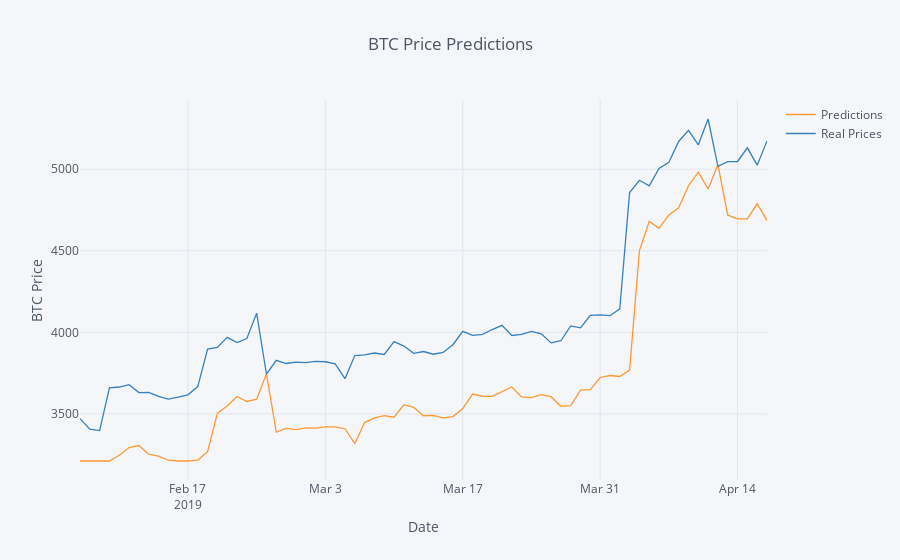

Notebook source saved alongside this figure:
### Markdown cell above
# Model Prediction

### Code cell
import csv
from datetime import datetime
from lstm import Machine
import pandas as pd
import tensorflow as tf
from plotly.offline import download_plotlyjs, init_notebook_mode, plot, iplot
import plotly.graph_objs as go
import cufflinks as cf

MODEL_PATH = "data/lstm_model_openPrice.hd5"
CSV_PATH = "data/binance-BTCUSD.csv"
TRAIN_TEST_RATE = 0.85
FIELD = 'openPrice'

cf.go_offline()
init_notebook_mode(connected=True)

with open(CSV_PATH) as fin:
    reader = [dict(item) for item in csv.DictReader(fin)]
machine = Machine(reader, FIELD)
(_, _, X_test, Y_test) = machine.split_data(TRAIN_TEST_RATE)

machine.field = 'openTime'
times = machine.filtered_data
times = times[int(len(machine.split_seq(30)) * TRAIN_TEST_RATE) + 29:]
times = [datetime.utcfromtimestamp(t / 1000.0) for t in times.values]
machine.field = FIELD

model = tf.keras.models.load_model(MODEL_PATH)
pred = machine.scaler.inverse_transform(model.predict(X_test, batch_size=2))
pred = pred.reshape(pred.shape[0])

Y_test = machine.scaler.inverse_transform(Y_test).reshape(Y_test.shape[0])

plots = pd.DataFrame({
    'Predictions': pred,
    'Real Prices': Y_test,
}, index=times)
iplot(plots.iplot(
    asFigure=True,
    kind='scatter',
    xTitle='Date',
    yTitle='BTC Price',
    title='BTC Price Predictions'
))

### Figure 1 — Plotly figure (JSON) as saved in the notebook; plotly's stock layout.template omitted (floating-point values rounded to 4 significant figures)
{"data": [{"line": {"color": "rgba(255, 153, 51, 1.0)", "dash": "solid", "shape": "linear", "width": 1.3}, "mode": "lines", "name": "Predictions", "text": "", "type": "scatter", "uid": "98bd67da-7104-41ce-9ac2-c9b618c98d40", "x": ["2019-02-06", "2019-02-07", "2019-02-08", "2019-02-09", "2019-02-10", "2019-02-11", "2019-02-12", "2019-02-13", "2019-02-14", "2019-02-15", "2019-02-16", "2019-02-17", "2019-02-18", "2019-02-19", "2019-02-20", "2019-02-21", "2019-02-22", "2019-02-23", "2019-02-24", "2019-02-25", "2019-02-26", "2019-02-27", "2019-02-28", "2019-03-01", "2019-03-02", "2019-03-03", "2019-03-04", "2019-03-05", "2019-03-06", "2019-03-07", "2019-03-08", "2019-03-09", "2019-03-10", "2019-03-11", "2019-03-12", "2019-03-13", "2019-03-14", "2019-03-15", "2019-03-16", "2019-03-17", "2019-03-18", "2019-03-19", "2019-03-20", "2019-03-21", "2019-03-22", "2019-03-23", "2019-03-24", "2019-03-25", "2019-03-26", "2019-03-27", "2019-03-28", "2019-03-29", "2019-03-30", "2019-03-31", "2019-04-01", "2019-04-02", "2019-04-03", "2019-04-04", "2019-04-05", "2019-04-06", "2019-04-07", "2019-04-08", "2019-04-09", "2019-04-10", "2019-04-11", "2019-04-12", "2019-04-13", "2019-04-14", "2019-04-15", "2019-04-16", "2019-04-17"], "y": [3212.0, 3212.0, 3212.0, 3212.0, 3247.0, 3294.0, 3307.0, 3253.0, 3242.0, 3216.0, 3212.0, 3212.0, 3217.0, 3269.0, 3505.0, 3549.0, 3607.0, 3576.0, 3590.0, 3746.0, 3389.0, 3412.0, 3404.0, 3415.0, 3413.0, 3421.0, 3421.0, 3409.0, 3318.0, 3447.0, 3476.0, 3489.0, 3480.0, 3557.0, 3540.0, 3489.0, 3491.0, 3476.0, 3484.0, 3533.0, 3622.0, 3609.0, 3608.0, 3636.0, 3665.0, 3604.0, 3600.0, 3618.0, 3606.0, 3547.0, 3551.0, 3646.0, 3649.0, 3724.0, 3736.0, 3730.0, 3769.0, 4499.0, 4681.0, 4638.0, 4720.0, 4764.0, 4899.0, 4982.0, 4879.0, 5028.0, 4718.0, 4696.0, 4696.0, 4789.0, 4685.0]}, {"line": {"color": "rgba(55, 128, 191, 1.0)", "dash": "solid", "shape": "linear", "width": 1.3}, "mode": "lines", "name": "Real Prices", "text": "", "type": "scatter", "uid": "21c0e7c5-7c76-469f-81ef-9434007ba943", "x": ["2019-02-06", "2019-02-07", "2019-02-08", "2019-02-09", "2019-02-10", "2019-02-11", "2019-02-12", "2019-02-13", "2019-02-14", "2019-02-15", "2019-02-16", "2019-02-17", "2019-02-18", "2019-02-19", "2019-02-20", "2019-02-21", "2019-02-22", "2019-02-23", "2019-02-24", "2019-02-25", "2019-02-26", "2019-02-27", "2019-02-28", "2019-03-01", "2019-03-02", "2019-03-03", "2019-03-04", "2019-03-05", "2019-03-06", "2019-03-07", "2019-03-08", "2019-03-09", "2019-03-10", "2019-03-11", "2019-03-12", "2019-03-13", "2019-03-14", "2019-03-15", "2019-03-16", "2019-03-17", "2019-03-18", "2019-03-19", "2019-03-20", "2019-03-21", "2019-03-22", "2019-03-23", "2019-03-24", "2019-03-25", "2019-03-26", "2019-03-27", "2019-03-28", "2019-03-29", "2019-03-30", "2019-03-31", "2019-04-01", "2019-04-02", "2019-04-03", "2019-04-04", "2019-04-05", "2019-04-06", "2019-04-07", "2019-04-08", "2019-04-09", "2019-04-10", "2019-04-11", "2019-04-12", "2019-04-13", "2019-04-14", "2019-04-15", "2019-04-16", "2019-04-17"], "y": [3472.0, 3407, 3398.0, 3660.0, 3665.0, 3680.0, 3631.0, 3632.0, 3608.0, 3591.0, 3602.0, 3617.0, 3668.0, 3897.0, 3907.0, 3970.0, 3937.0, 3962, 4118, 3744.0, 3828.0, 3809.0, 3818.0, 3814.0, 3822.0, 3820.0, 3807.0, 3716.0, 3858.0, 3862.0, 3874.0, 3865.0, 3943.0, 3916.0, 3872.0, 3883.0, 3866, 3877.0, 3924.0, 4006.0, 3982.0, 3988.0, 4017.0, 4043.0, 3981.0, 3988.0, 4006.0, 3991.0, 3935.0, 3949.0, 4040.0, 4028.0, 4104.0, 4107.0, 4102.0, 4145.0, 4857.0, 4933.0, 4899.0, 5005.0, 5042.0, 5170.0, 5238.0, 5150, 5308.0, 5017.0, 5047, 5047.0, 5131.0, 5025.0, 5174.0]}], "layout": {"legend": {"bgcolor": "#F5F6F9", "font": {"color": "#4D5663"}}, "paper_bgcolor": "#F5F6F9", "plot_bgcolor": "#F5F6F9", "title": {"font": {"color": "#4D5663"}, "text": "BTC Price Predictions"}, "xaxis": {"gridcolor": "#E1E5ED", "showgrid": true, "tickfont": {"color": "#4D5663"}, "title": {"font": {"color": "#4D5663"}, "text": "Date"}, "zerolinecolor": "#E1E5ED"}, "yaxis": {"gridcolor": "#E1E5ED", "showgrid": true, "tickfont": {"color": "#4D5663"}, "title": {"font": {"color": "#4D5663"}, "text": "BTC Price"}, "zerolinecolor": "#E1E5ED"}}}
